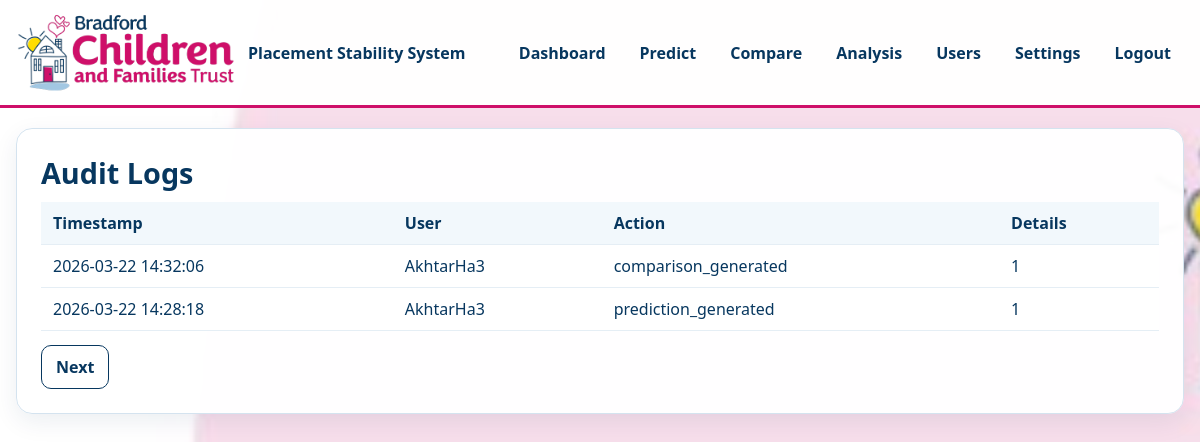
Screenshot of /audit-logs (signed in) with the database file from the repository.
### tables this page shows
CREATE TABLE audit_logs (
        id INTEGER PRIMARY KEY AUTOINCREMENT,
        user_id INTEGER,
        action TEXT NOT NULL,
        details TEXT,
        timestamp TIMESTAMP DEFAULT CURRENT_TIMESTAMP,
        FOREIGN KEY (user_id) REFERENCES users (id)
    );

CREATE TABLE users (
        id INTEGER PRIMARY KEY AUTOINCREMENT,
        username TEXT UNIQUE NOT NULL,
        email TEXT UNIQUE NOT NULL,
        password_hash TEXT NOT NULL,
        role TEXT NOT NULL DEFAULT 'staff',
        is_active INTEGER DEFAULT 1,
        created_at TIMESTAMP DEFAULT CURRENT_TIMESTAMP,
        last_login TIMESTAMP
    );

### app/routes.py (the view)
@app.route('/audit-logs')
@role_required('admin')
def audit_logs():
    page = request.args.get('page', 1, type=int)
    logs = get_audit_logs_paginated(connection, page, per_page=50)
    return render_template('audit_logs.html', logs=logs)

### app/__init__.py (called while the page is built)
def create_app():
    app = Flask(__name__)
    app.config['SECRET_KEY'] = os.environ.get('SECRET_KEY', 'dev-secret-key-change-in-production')
    app.config['MAX_CONTENT_LENGTH'] = 16 * 1024 * 1024  # 16MB max file size
    csrf.init_app(app)
    login_manager.init_app(app)
    login_manager.login_view = 'app.login'
    login_manager.login_message = 'Please log in to access this page.'
    login_manager.login_message_category = 'info'
    @login_manager.user_loader
    def load_user(user_id):
        from .models import get_user_by_id, create_connection
        db_path = os.path.join(os.path.dirname(__file__), 'static', 'placements.db')
        connection = create_connection(db_path)
        return get_user_by_id(connection, int(user_id))
    from .routes import app as routes_blueprint
    app.register_blueprint(routes_blueprint)
    return app

### app/models.py (called while the page is built)
def create_connection(path):
    connection = None
    try:
        connection = sqlite3.connect(path, check_same_thread=False)
        connection.row_factory = sqlite3.Row  # Enable dict-like access
        print("Connection to SQLite DB successful")
    except Error as e:
        print(f"The error '{e}' occurred")
    return connection

def get_user_by_id(connection, user_id):
    query = "SELECT * FROM users WHERE id = ?"
    cursor = connection.cursor()
    cursor.execute(query, (user_id,))
    row = cursor.fetchone()
    if row:
        return User(row['id'], row['username'], row['email'], row['role'], row['is_active'])
    return None

def get_audit_logs_paginated(connection, page, per_page=50):
    offset = (page - 1) * per_page
    query = """
    SELECT a.*, u.username
    FROM audit_logs a
    LEFT JOIN users u ON a.user_id = u.id
    ORDER BY a.timestamp DESC
    LIMIT ? OFFSET ?
    """
    cursor = connection.cursor()
    cursor.execute(query, (per_page, offset))
    return cursor.fetchall()

### app/routes.py (called while the page is built)
def role_required(*roles):
    def decorator(f):
        @wraps(f)
        @login_required
        def decorated_function(*args, **kwargs):
            if not current_user.is_authenticated:
                flash('Please log in to access this page.', 'warning')
                return redirect(url_for('app.login'))
            if current_user.role not in roles:
                flash('You do not have permission to access this page.', 'danger')
                return redirect(url_for('app.dashboard'))
            return f(*args, **kwargs)
        return decorated_function
    return decorator

### templates/audit_logs.html (shortened to what this page needs)
{% extends "base.html" %}
{% block content %}
    <section class="panel">
        <h1>Audit Logs</h1>
        <div class="table-wrap">
            <table>
                <thead>
                    <tr>
                        <th>Timestamp</th>
                        <th>User</th>
                        <th>Action</th>
                        <th>Details</th>
                    </tr>
                </thead>
                <tbody>
                    {% for log in logs %}
                        <tr>
                            <td>{{ log.timestamp }}</td>
                            <td>{{ log.username or 'System' }}</td>
                            <td>{{ log.action }}</td>
                            <td>{{ log.details }}</td>
                        </tr>
                    {% else %}
                        <tr><td colspan="4">No audit logs found.</td></tr>
                    {% endfor %}
                </tbody>
            </table>
        </div>
        <div class="actions-row">
            {% set current_page = request.args.get('page', 1, type=int) %}
            <a class="btn" href="{{ url_for('app.audit_logs', page=current_page + 1) }}">Next</a>
        </div>
    </section>
{% endblock %}

### app/static/css/styles.css (style rules this page uses)
:root { --bcft-white: #ffffff; --bcft-pink-bg: #f7dbe9; --bcft-primary: #07375f; --bcft-secondary: #ce0f69; --bcft-yellow: #ffdd00; --bcft-light-blue: #a2c7e2; --bcft-border: #d4e3ef; --text-muted: #46607a; }
* { box-sizing: border-box; }
body { margin: 0; font-family: "Segoe UI", Tahoma, Geneva, Verdana, sans-serif; color: var(--bcft-primary); background: var(--bcft-white); }
.panel { background: rgba(255, 255, 255, 0.97); border: 1px solid var(--bcft-border); border-radius: 16px; box-shadow: 0 8px 24px rgba(7, 55, 95, 0.08); padding: 24px; margin-bottom: 20px; }
h1 { margin: 0 0 10px; font-size: 1.8rem; }
.btn { display: inline-block; background: var(--bcft-white); color: var(--bcft-primary); border: 1px solid var(--bcft-primary); border-radius: 10px; padding: 10px 14px; text-decoration: none; font-weight: 600; cursor: pointer; }
.actions-row { display: flex; flex-wrap: wrap; gap: 10px; margin-top: 14px; }
.table-wrap { overflow-x: auto; }
table { width: 100%; border-collapse: collapse; background: #fff; }
th, td { text-align: left; padding: 10px 12px; border-bottom: 1px solid #e5eef5; vertical-align: top; }
th { background: #f2f8fc; color: var(--bcft-primary); }

### rows the page displays
audit_logs: timestamp "2026-03-22 14:32:06", username "AkhtarHa3", action "comparison_generated", details "1"
audit_logs: timestamp "2026-03-22 14:28:18", username "AkhtarHa3", action "prediction_generated", details "1"
